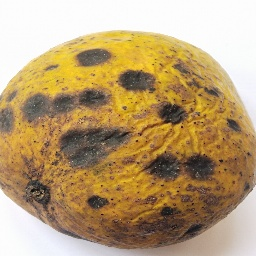
#> input picture dataset/public_dataset/Anthracnose/An105.jpg, 256 x 256 px; its folder holds 3 pictures in this run
$ python organize_severity_dataset.py
#> lines starting #> are read from the running program, lines starting #| are printed output that depends on the picture
#> the answer given: 1
"""
Script to help organize images from disease-type folders into severity-level folders.

This script will:
1. Automatically copy Healthy images to severity dataset
2. Help you manually categorize diseased images by severity level
"""

import os
import shutil
from pathlib import Path
from PIL import Image
import matplotlib.pyplot as plt
import random

# Paths
PUBLIC_DATASET = Path("dataset/public_dataset")
SEVERITY_DATASET = Path("dataset/severity")

# Severity class definitions
SEVERITY_INFO = """
SEVERITY LEVELS:
- Healthy: 0% disease coverage (no symptoms)
- Early: 0.1-3% disease coverage (few small spots)
- Intermediate: 3-12% disease coverage (multiple spots, visible damage)
- Final: >=12% disease coverage (large lesions, severe damage)
"""


def copy_healthy_images():
    """Copy all healthy images to severity dataset."""

    print("="*60)
    print("STEP 1: COPYING HEALTHY IMAGES")
    print("="*60)

    source_healthy = PUBLIC_DATASET / "Healthy"

    if not source_healthy.exists():
        print(f"Error: {source_healthy} not found!")
        return

    healthy_images = list(source_healthy.glob("*.jpg")) + list(source_healthy.glob("*.png"))
    print(f"Found {len(healthy_images)} healthy images")

    # Split: 70% train, 15% val, 15% test
    random.shuffle(healthy_images)
    n_train = int(len(healthy_images) * 0.70)
    n_val = int(len(healthy_images) * 0.15)

    train_images = healthy_images[:n_train]
    val_images = healthy_images[n_train:n_train+n_val]
    test_images = healthy_images[n_train+n_val:]

    # Copy to train
    dest_train = SEVERITY_DATASET / "train" / "Healthy"
    dest_train.mkdir(parents=True, exist_ok=True)
    for img in train_images:
        shutil.copy2(img, dest_train / img.name)
    print(f"Copied {len(train_images)} images to train/Healthy/")

    # Copy to val
    dest_val = SEVERITY_DATASET / "val" / "Healthy"
    dest_val.mkdir(parents=True, exist_ok=True)
    for img in val_images:
        shutil.copy2(img, dest_val / img.name)
    print(f"Copied {len(val_images)} images to val/Healthy/")

    # Copy to test
    dest_test = SEVERITY_DATASET / "test" / "Healthy"
    dest_test.mkdir(parents=True, exist_ok=True)
    for img in test_images:
        shutil.copy2(img, dest_test / img.name)
    print(f"Copied {len(test_images)} images to test/Healthy/")

    print(f"\n[OK] Healthy images organized successfully!")


def show_sample_images():
    """Show sample images from each disease type to help with categorization."""

    print("\n" + "="*60)
    print("STEP 2: SAMPLE IMAGES FROM EACH DISEASE")
    print("="*60)
    print("This will help you understand the severity levels in your dataset.")

    diseases = ["Anthracnose", "Bacterial_Canker", "Scab", "Stem_End_Rot"]

    for disease in diseases:
        disease_path = PUBLIC_DATASET / disease
        if not disease_path.exists():
            continue

        images = list(disease_path.glob("*.jpg"))[:6]  # Show 6 samples

        if not images:
            continue

        print(f"\n{disease}: {len(list(disease_path.glob('*.jpg')))} total images")

        # Display images
        fig, axes = plt.subplots(2, 3, figsize=(12, 8))
        fig.suptitle(f'{disease} - Sample Images', fontsize=14, fontweight='bold')

        for idx, img_path in enumerate(images):
            img = Image.open(img_path)
#> img is the input picture: PIL image 256x256 RGB; mean R, G, B 184.8, 159, 118.4
            ax = axes[idx // 3, idx % 3]
            ax.imshow(img)
            ax.axis('off')
            ax.set_title(img_path.name, fontsize=8)

        plt.tight_layout()
        plt.show()
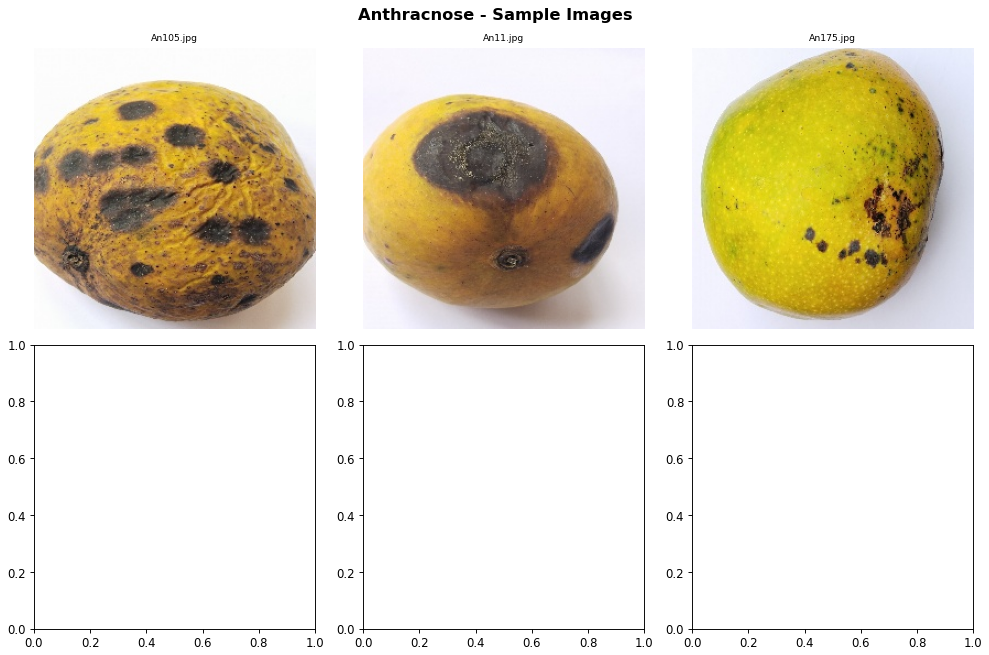
#> figure drawn by matplotlib, 3 panels


def create_manual_organization_guide():
    """Create a guide for manually organizing images."""

    print("\n" + "="*60)
    print("STEP 3: MANUAL ORGANIZATION GUIDE")
    print("="*60)

    print(SEVERITY_INFO)

    print("\nMANUAL STEPS TO ORGANIZE YOUR IMAGES:")
    print("-" * 60)

    diseases = ["Anthracnose", "Bacterial_Canker", "Scab", "Stem_End_Rot"]

    for disease in diseases:
        disease_path = PUBLIC_DATASET / disease
        if disease_path.exists():
            count = len(list(disease_path.glob("*.jpg")))
            print(f"\n{disease} ({count} images):")
            print(f"  1. Open folder: {disease_path}")
            print(f"  2. Look at each image and estimate disease coverage:")
            print(f"     - Early (0.1-3%): Few small spots")
            print(f"     - Intermediate (3-12%): Multiple spots, visible damage")
            print(f"     - Final (>=12%%): Large lesions, severe damage")
            print(f"  3. Copy images to:")
            print(f"     - dataset/severity/train/Early/")
            print(f"     - dataset/severity/train/Intermediate/")
            print(f"     - dataset/severity/train/Final/")
            print(f"  4. Split: 70% train, 15% val, 15% test")


def count_severity_dataset():
    """Count images in severity dataset."""

    print("\n" + "="*60)
    print("CURRENT SEVERITY DATASET STATUS")
    print("="*60)

    for split in ["train", "val", "test"]:
        split_path = SEVERITY_DATASET / split
        print(f"\n{split.upper()}:")

        for severity in ["Healthy", "Early", "Intermediate", "Final"]:
            severity_path = split_path / severity
            if severity_path.exists():
                count = len(list(severity_path.glob("*.jpg"))) + len(list(severity_path.glob("*.png")))
                print(f"  {severity:15s}: {count:4d} images")


# [67 lines left out: functions create_organization_template, organize_from_csv, not called in this run]


if __name__ == "__main__":
    print("="*60)
    print("MANGO SEVERITY DATASET ORGANIZATION TOOL")
    print("="*60)
    print(SEVERITY_INFO)

    # Step 1: Copy healthy images
    copy_healthy_images()

    # Step 2: Show current status
    count_severity_dataset()

    # Step 3: Create guide
    print("\n" + "="*60)
    print("NEXT STEPS FOR DISEASED IMAGES")
    print("="*60)
    print("\nOption 1: MANUAL ORGANIZATION (Recommended)")
    print("  - Look at each diseased image")
    print("  - Estimate disease coverage percentage")
    print("  - Copy to appropriate severity folder")
    print("  - This gives you the most control and accuracy")

    print("\nOption 2: USE CSV TEMPLATE")
    print("  - Run with --create-template flag")
    print("  - Fill in severity and split in Excel/CSV editor")
    print("  - Run with --from-csv flag to auto-organize")

    print("\n" + "="*60)

    # Ask user what they want to do
    print("\nWhat would you like to do?")
    print("1. Show sample images from each disease")
    print("2. Create CSV template for organization")
    print("3. Exit (organize manually)")

    choice = input("\nEnter choice (1-3): ").strip()

    if choice == "1":
        show_sample_images()
        create_manual_organization_guide()
    elif choice == "2":
        create_organization_template()
        print("\nFill in the CSV, then run:")
        print("python scripts/organize_severity_dataset.py --from-csv severity_organization_template.csv")
    else:
        print("\n[OK] Please organize diseased images manually.")
        create_manual_organization_guide()

    print("\n" + "="*60)
    print("Once images are organized, train with:")
    print("python scripts/train_severity.py")
    print("="*60)
